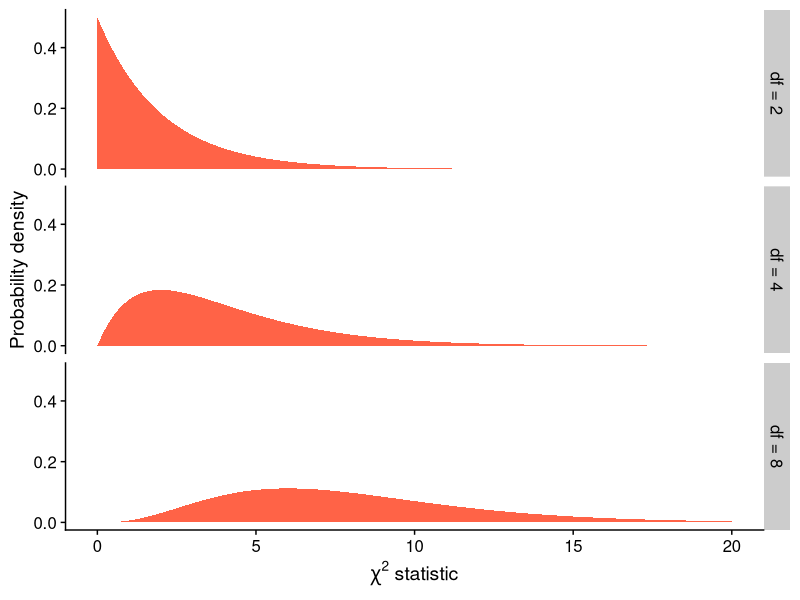
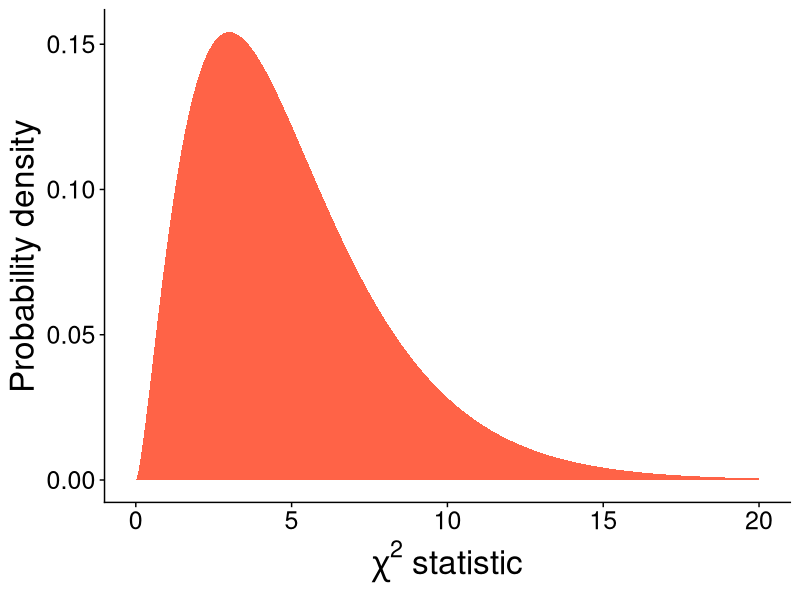
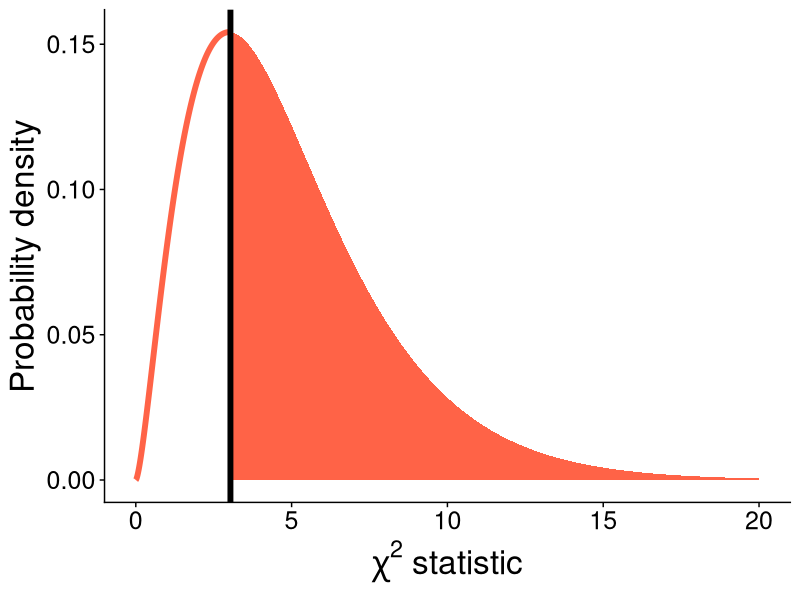
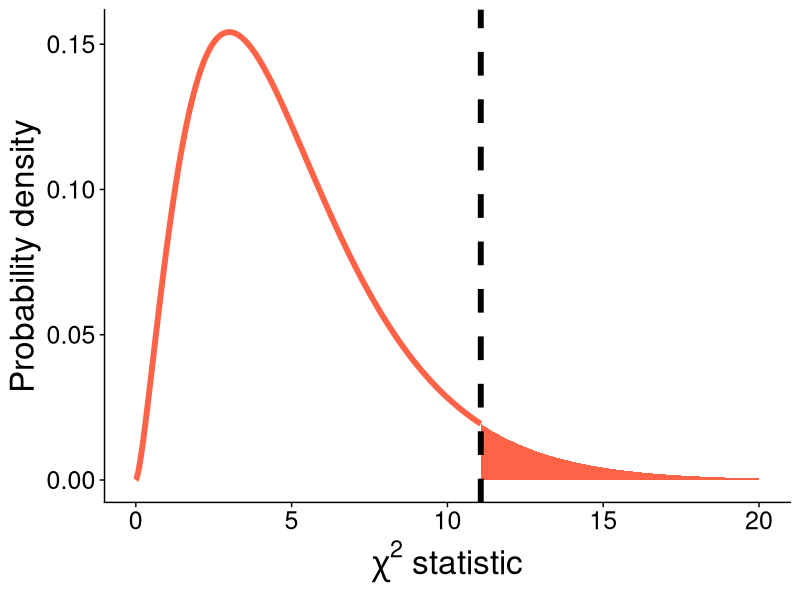
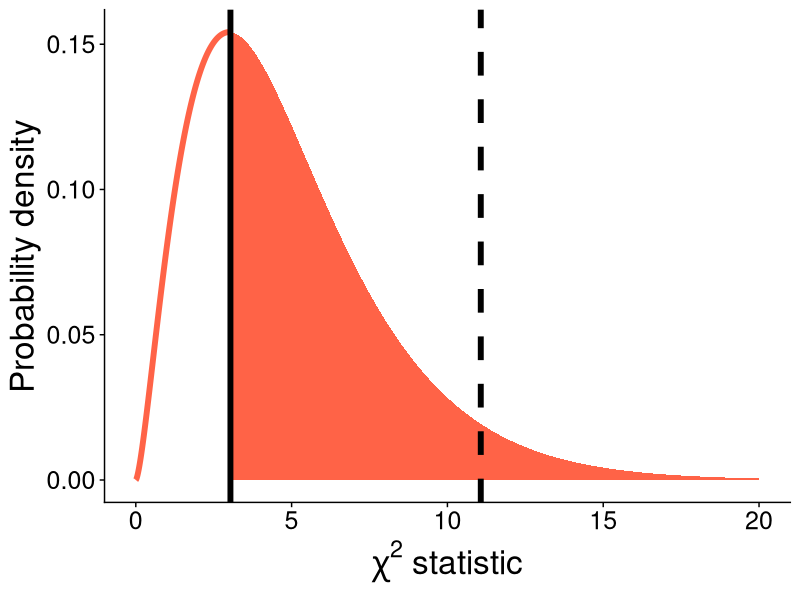
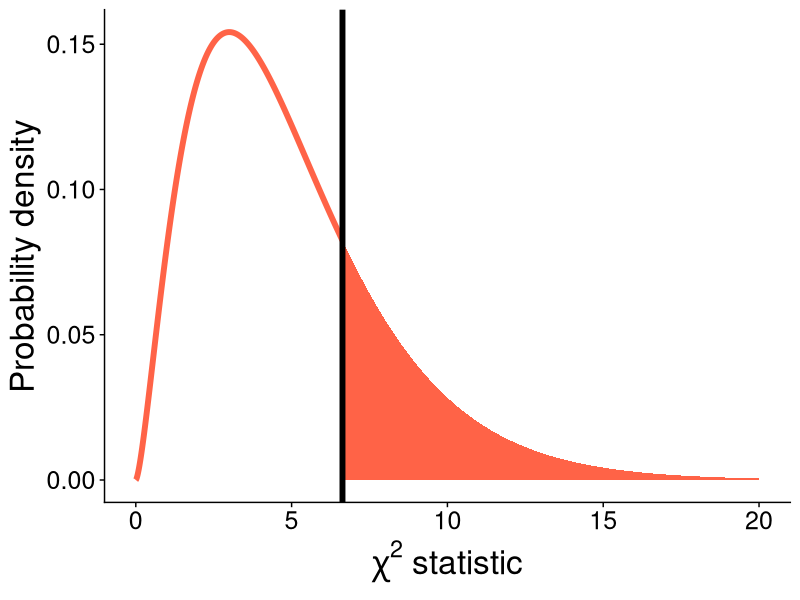

Recreate these plots in R, in order.
## ---- chunk 1
knitr::opts_chunk$set(echo = FALSE, warning = FALSE,
                      message = FALSE, eval = TRUE)

library(cowplot)
library(ggplot2)
library(dplyr)
library(viridis)
library(glue)
library(stringr)
library(tidyr)
library(knitr)
## ---- chunk 2
mm_expected <- tibble(
    Color = c("Blue", "Orange", "Green", "Yellow", "Red", "Brown"),
    Proportion = c("0.24", "0.20", "0.16", "0.14", "0.13", "0.13"),
    `Expected A` = rep(35, 6),
    `Expected B` = c(24, 20, 16, 14, 13, 13),
    `Expected C` = c("50.4", "42.0", "33.6", "29.4", "27.3", "27.3")
)

knitr::kable(mm_expected, align = "lcccc")
## ---- chunk 3
mm_expected <- select(mm_expected, c(Color, Proportion, `Expected C`)) |> 
    rename(Expected = `Expected C`) |> 
    rbind(c("**Total**", "1", "210"))

knitr::kable(mm_expected, align = "lcc")
## ---- chunk 4
#| echo: true

candies <- sample(
    x = c("Blue", "Orange", "Green", "Yellow",
          "Red", "Brown"),
    size = 210,
    replace = TRUE,
    prob = c(0.24, 0.20, 0.16, 0.14, 0.13, 0.13)
)

table(candies)
## ---- chunk 5
obs <- table(candies) |> 
    (function(x) {
        data.frame(Color = names(x), 
                   Observed = as.character(as.numeric(x)))
    })() |> 
    rbind(c("**Total**", "210")) |> 
    left_join(mm_expected, y = _)

obs$Observed[is.na(obs$Observed)] <- "0"

knitr::kable(obs, align = "lccc")
## ---- chunk 6
chi <- mutate(obs, 
       o_min_e_raw = (as.numeric(Observed) - as.numeric(Expected)) |> 
           round(1),
       o_min_e = as.character(o_min_e_raw), 
       chi_sq_raw = (o_min_e_raw^2) / as.numeric(Expected), 
       chi_sq = round(chi_sq_raw, 2) |> 
           as.character())
chi$chi_sq[7] <- sum(chi$chi_sq_raw) |> 
    round(2) |> 
    as.character()

O <- round(as.numeric(chi$Observed))
E <- round(as.numeric(chi$Expected), 1)


chi_tab <- select(chi, c(Color:Observed, o_min_e, chi_sq)) |> 
    rename(`$O - E$` = o_min_e, 
           `$(O - E)^2/E$` = chi_sq) |> 
    kable(align = "lccccc")

chi_tab
## ---- chunk 7
chi_tab
## ---- chunk 8
#| fig-align: center
#| fig-width: 5
#| fig-height: 3.5
#| out-width: "8in"

df <- crossing(
    x = seq(0, 20, 0.01),
    df = c(2, 4, 8)
) |>
    mutate(y = dchisq(x, df), panel = str_c("df = ", df))

ggplot(df, aes(x, y)) +
    facet_grid(rows = vars(panel)) +
    geom_area(fill = "tomato") +
    xlab(expression(chi^2~statistic)) +
    ylab("Probability density") +
    theme_cowplot() +
    scale_y_continuous(n.breaks = 4)
## ---- chunk 9
df <- tibble(
    Expected = c(60, 60, 60),
    Observed = c(57, 62, 61),
    `$\\chi^2_i$` = (Observed - Expected) ^ 2 / Expected
)

knitr::kable(df, escape = FALSE, align = rep("c", 3),
             digits = 3)

df$chisq <- df$`$\\chi^2_i$`
## ---- chunk 10
df <- tibble(
  Expected = c(600, 600, 600),
  Observed = c(570, 620, 610),
  `$\\chi^2_i$` = (Observed - Expected) ^ 2 / Expected
)

knitr::kable(df, escape = FALSE, align = rep("c", 3),
             digits = 3)

df$chisq <- df$`$\\chi^2_i$`
## ---- chunk 11
chi_tab
## ---- chunk 12
#| fig-align: center
#| out-width: "10in"

df <- tibble(
    x = seq(0, 20, 0.01),
    y = dchisq(x, 5)
)

gp <- ggplot(df, aes(x, y)) +
    geom_area(fill = "tomato") +
    xlab(expression(chi^2~statistic)) +
    ylab("Probability density") +
    theme_cowplot() +
    theme(
        strip.text = element_text(size = 18),
        axis.text = element_text(size = 18),
        axis.title = element_text(size = 24),
        title = element_text(size = 24)
    )

gp
## ---- chunk 13
#| fig-align: center
#| out-width: "9.5in"

mm_test_stat <- sum((O - E) ^ 2 / E)

gp +
    geom_area(data = filter(df, x < mm_test_stat), fill = "white",
              size = 2, color = "tomato") +
    geom_vline(xintercept = mm_test_stat, size = 2)
## ---- chunk 14
#| echo: false
#| results: asis

cat(sprintf("```r\npchisq(q = %s,\n       df = 5,\n       lower.tail = FALSE)\n```", 
            round(mm_test_stat, 7)))
## ---- chunk 15
pchisq(q = mm_test_stat,
       df = 5,
       lower.tail = FALSE)
## ---- chunk 16
p_value <- pchisq(mm_test_stat, df = 5, lower.tail = FALSE)
## ---- chunk 17
#| echo: true

qchisq(0.05,
       df = 5,
       lower.tail = FALSE)
## ---- chunk 18
#| fig-align: center
#| out-width: "9in"

mm_crit_stat <- qchisq(0.05, 5, lower.tail = FALSE)

gp +
  geom_area(data = filter(df, x < mm_crit_stat), fill = "white",
            size = 2, color = "tomato") +
  geom_vline(xintercept = mm_crit_stat, size = 2, linetype = "dashed")
## ---- chunk 19
#| fig-align: center
#| out-width: "9in"

mm_crit_stat <- qchisq(0.05, 5, lower.tail = FALSE)

gp +
  geom_area(data = filter(df, x < mm_test_stat), fill = "white",
            size = 2, color = "tomato") +
  geom_vline(xintercept = mm_test_stat, size = 2) +
  geom_vline(xintercept = mm_crit_stat, size = 2, linetype = "dashed")
## ---- chunk 20
#| echo: true

chisq.test(x = c(43, 40, 37, 37, 33, 20),
           p = c(0.24, 0.20, 0.16, 0.14, 0.13, 0.13))
## ---- chunk 21
E <- 210 * c(0.24, 0.20, 0.16, 0.14, 0.13, 0.13)
O <- c(43, 40, 37, 37, 33, 20)
## ---- chunk 22
#| fig-align: center
#| out-width: "9.5in"

mm_test_stat <- sum((O - E) ^ 2 / E)

df <- tibble(
  x = seq(0, 20, 0.01),
  y = dchisq(x, 5)
)

gp <- ggplot(df, aes(x, y)) +
  geom_area(fill = "tomato") +
  xlab(expression(chi^2~statistic)) +
  ylab("Probability density") +
  theme_cowplot() +
  theme(
    strip.text = element_text(size = 18),
    axis.text = element_text(size = 18),
    axis.title = element_text(size = 24),
    title = element_text(size = 24)
  )

gp +
  geom_area(data = filter(df, x < mm_test_stat), fill = "white",
            size = 2, color = "tomato") +
  geom_vline(xintercept = mm_test_stat, size = 2)
## ---- chunk 23
#| echo: true

pchisq(q = 6.632544,
       df = 5,
       lower.tail = FALSE)
## ---- chunk 24
#| echo: true

chi2_test_stat <- 0.127
df <- 1

pchisq(chi2_test_stat, df, lower.tail = FALSE)
## ---- chunk 25
#| echo: true

dat <- matrix(c(1, 5, 2, 16), nrow = 2)
dat
## ---- chunk 26
#| echo: true
#| warning: true

# simpler to use the built-in chi-squared test function
chisq.test(dat)
## ---- chunk 27
#| echo: true

dat <- matrix(c(127, 1022, 934, 9336), nrow = 2)
dat
## ---- chunk 28
#| echo: true

chisq.test(dat)
## ---- chunk 29
#| echo: true

ci95logLo <- log(1.242) - 0.196
ci95logHi <- log(1.242) + 0.196

# convert back to linear (not log) measurements
exp(c(ci95logLo, ci95logHi))
## ---- chunk 30
#| echo: true

# make the contingency table in R
d <- matrix(c(127, 1022, 934, 9336), nrow = 2)
## ---- chunk 31
#| echo: true

fisher.test(d)
